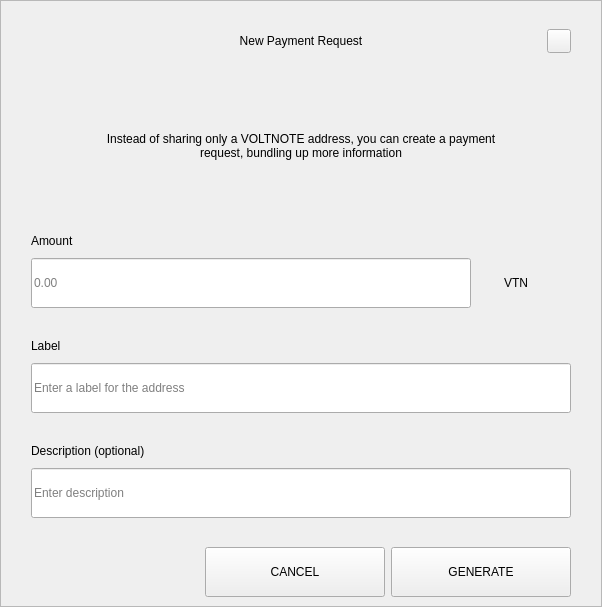
<?xml version="1.0" encoding="UTF-8"?>
<ui version="4.0">
 <class>RequestDialog</class>
 <widget class="QDialog" name="RequestDialog">
  <property name="geometry">
   <rect>
    <x>0</x>
    <y>0</y>
    <width>602</width>
    <height>607</height>
   </rect>
  </property>
  <property name="windowTitle">
   <string>Dialog</string>
  </property>
  <layout class="QVBoxLayout" name="verticalLayout_5">
   <property name="spacing">
    <number>0</number>
   </property>
   <property name="leftMargin">
    <number>0</number>
   </property>
   <property name="topMargin">
    <number>0</number>
   </property>
   <property name="rightMargin">
    <number>0</number>
   </property>
   <property name="bottomMargin">
    <number>0</number>
   </property>
   <item>
    <widget class="QFrame" name="frame">
     <property name="styleSheet">
      <string notr="true"/>
     </property>
     <property name="frameShape">
      <enum>QFrame::StyledPanel</enum>
     </property>
     <property name="frameShadow">
      <enum>QFrame::Raised</enum>
     </property>
     <layout class="QVBoxLayout" name="verticalLayout_4" stretch="1,0,0">
      <property name="spacing">
       <number>0</number>
      </property>
      <property name="leftMargin">
       <number>30</number>
      </property>
      <property name="topMargin">
       <number>20</number>
      </property>
      <property name="rightMargin">
       <number>30</number>
      </property>
      <property name="bottomMargin">
       <number>0</number>
      </property>
      <item>
       <layout class="QHBoxLayout" name="horizontalLayout_3">
        <property name="spacing">
         <number>0</number>
        </property>
        <item>
         <spacer name="horizontalSpacer_21">
          <property name="orientation">
           <enum>Qt::Horizontal</enum>
          </property>
          <property name="sizeHint" stdset="0">
           <size>
            <width>40</width>
            <height>20</height>
           </size>
          </property>
         </spacer>
        </item>
        <item>
         <widget class="QLabel" name="labelTitle">
          <property name="minimumSize">
           <size>
            <width>0</width>
            <height>40</height>
           </size>
          </property>
          <property name="maximumSize">
           <size>
            <width>16777215</width>
            <height>40</height>
           </size>
          </property>
          <property name="styleSheet">
           <string notr="true">padding-left:24px;</string>
          </property>
          <property name="text">
           <string>New Payment Request</string>
          </property>
          <property name="alignment">
           <set>Qt::AlignCenter</set>
          </property>
          <property name="margin">
           <number>7</number>
          </property>
         </widget>
        </item>
        <item>
         <spacer name="horizontalSpacer">
          <property name="orientation">
           <enum>Qt::Horizontal</enum>
          </property>
          <property name="sizeHint" stdset="0">
           <size>
            <width>40</width>
            <height>20</height>
           </size>
          </property>
         </spacer>
        </item>
        <item>
         <widget class="QPushButton" name="btnEsc">
          <property name="minimumSize">
           <size>
            <width>24</width>
            <height>24</height>
           </size>
          </property>
          <property name="maximumSize">
           <size>
            <width>24</width>
            <height>24</height>
           </size>
          </property>
          <property name="focusPolicy">
           <enum>Qt::NoFocus</enum>
          </property>
          <property name="text">
           <string/>
          </property>
         </widget>
        </item>
       </layout>
      </item>
      <item>
       <widget class="QStackedWidget" name="stack">
        <property name="minimumSize">
         <size>
          <width>540</width>
          <height>0</height>
         </size>
        </property>
        <property name="maximumSize">
         <size>
          <width>540</width>
          <height>16777215</height>
         </size>
        </property>
        <property name="currentIndex">
         <number>0</number>
        </property>
        <widget class="QWidget" name="page_1">
         <property name="minimumSize">
          <size>
           <width>540</width>
           <height>0</height>
          </size>
         </property>
         <property name="maximumSize">
          <size>
           <width>540</width>
           <height>16777215</height>
          </size>
         </property>
         <layout class="QVBoxLayout" name="layout1">
          <property name="spacing">
           <number>0</number>
          </property>
          <property name="leftMargin">
           <number>0</number>
          </property>
          <property name="topMargin">
           <number>0</number>
          </property>
          <property name="rightMargin">
           <number>0</number>
          </property>
          <property name="bottomMargin">
           <number>0</number>
          </property>
          <item>
           <spacer name="verticalSpacer_21">
            <property name="orientation">
             <enum>Qt::Vertical</enum>
            </property>
            <property name="sizeType">
             <enum>QSizePolicy::Fixed</enum>
            </property>
            <property name="sizeHint" stdset="0">
             <size>
              <width>20</width>
              <height>30</height>
             </size>
            </property>
           </spacer>
          </item>
          <item alignment="Qt::AlignHCenter">
           <widget class="QLabel" name="labelMessage">
            <property name="minimumSize">
             <size>
              <width>400</width>
              <height>50</height>
             </size>
            </property>
            <property name="text">
             <string>Instead of sharing only a VOLTNOTE address, you can create a payment request, bundling up more information</string>
            </property>
            <property name="alignment">
             <set>Qt::AlignCenter</set>
            </property>
            <property name="wordWrap">
             <bool>true</bool>
            </property>
           </widget>
          </item>
          <item alignment="Qt::AlignBottom">
           <widget class="QWidget" name="containerAmount" native="true">
            <layout class="QVBoxLayout" name="verticalLayout">
             <property name="spacing">
              <number>9</number>
             </property>
             <property name="leftMargin">
              <number>0</number>
             </property>
             <property name="topMargin">
              <number>0</number>
             </property>
             <property name="rightMargin">
              <number>0</number>
             </property>
             <property name="bottomMargin">
              <number>0</number>
             </property>
             <item>
              <widget class="QLabel" name="labelSubtitleAmount">
               <property name="minimumSize">
                <size>
                 <width>350</width>
                 <height>16</height>
                </size>
               </property>
               <property name="maximumSize">
                <size>
                 <width>16777215</width>
                 <height>16</height>
                </size>
               </property>
               <property name="text">
                <string>Amount</string>
               </property>
              </widget>
             </item>
             <item alignment="Qt::AlignTop">
              <widget class="QWidget" name="layoutAmount" native="true">
               <layout class="QHBoxLayout" name="horizontalLayout" stretch="2,0">
                <property name="spacing">
                 <number>0</number>
                </property>
                <property name="leftMargin">
                 <number>0</number>
                </property>
                <property name="topMargin">
                 <number>0</number>
                </property>
                <property name="rightMargin">
                 <number>0</number>
                </property>
                <property name="bottomMargin">
                 <number>0</number>
                </property>
                <item>
                 <widget class="QLineEdit" name="lineEditAmount">
                  <property name="minimumSize">
                   <size>
                    <width>0</width>
                    <height>50</height>
                   </size>
                  </property>
                  <property name="maximumSize">
                   <size>
                    <width>16777215</width>
                    <height>50</height>
                   </size>
                  </property>
                  <property name="placeholderText">
                   <string notr="true">0.00</string>
                  </property>
                 </widget>
                </item>
                <item>
                 <widget class="QWidget" name="comboContainer" native="true">
                  <property name="minimumSize">
                   <size>
                    <width>100</width>
                    <height>50</height>
                   </size>
                  </property>
                  <property name="maximumSize">
                   <size>
                    <width>16777215</width>
                    <height>50</height>
                   </size>
                  </property>
                  <layout class="QHBoxLayout" name="horizontalLayout_31">
                   <property name="spacing">
                    <number>0</number>
                   </property>
                   <property name="leftMargin">
                    <number>0</number>
                   </property>
                   <property name="topMargin">
                    <number>0</number>
                   </property>
                   <property name="rightMargin">
                    <number>10</number>
                   </property>
                   <property name="bottomMargin">
                    <number>0</number>
                   </property>
                   <item>
                    <widget class="QLabel" name="comboBoxCoin">
                     <property name="text">
                      <string>VTN</string>
                     </property>
                     <property name="alignment">
                      <set>Qt::AlignCenter</set>
                     </property>
                    </widget>
                   </item>
                  </layout>
                 </widget>
                </item>
               </layout>
              </widget>
             </item>
            </layout>
           </widget>
          </item>
          <item>
           <spacer name="verticalSpacer_31">
            <property name="orientation">
             <enum>Qt::Vertical</enum>
            </property>
            <property name="sizeType">
             <enum>QSizePolicy::Fixed</enum>
            </property>
            <property name="sizeHint" stdset="0">
             <size>
              <width>20</width>
              <height>30</height>
             </size>
            </property>
           </spacer>
          </item>
          <item>
           <layout class="QVBoxLayout" name="verticalLayoutLabel">
            <property name="spacing">
             <number>9</number>
            </property>
            <item>
             <widget class="QLabel" name="labelSubtitleLabel">
              <property name="minimumSize">
               <size>
                <width>0</width>
                <height>16</height>
               </size>
              </property>
              <property name="maximumSize">
               <size>
                <width>16777215</width>
                <height>16</height>
               </size>
              </property>
              <property name="text">
               <string>Label</string>
              </property>
             </widget>
            </item>
            <item>
             <widget class="QLineEdit" name="lineEditLabel">
              <property name="minimumSize">
               <size>
                <width>0</width>
                <height>50</height>
               </size>
              </property>
              <property name="maximumSize">
               <size>
                <width>16777215</width>
                <height>50</height>
               </size>
              </property>
              <property name="placeholderText">
               <string>Enter a label for the address</string>
              </property>
             </widget>
            </item>
           </layout>
          </item>
          <item>
           <spacer name="verticalSpacer_34">
            <property name="orientation">
             <enum>Qt::Vertical</enum>
            </property>
            <property name="sizeType">
             <enum>QSizePolicy::Fixed</enum>
            </property>
            <property name="sizeHint" stdset="0">
             <size>
              <width>20</width>
              <height>30</height>
             </size>
            </property>
           </spacer>
          </item>
          <item>
           <layout class="QVBoxLayout" name="verticalLayoutDescription">
            <property name="spacing">
             <number>9</number>
            </property>
            <item>
             <widget class="QLabel" name="labelSubtitleDescription">
              <property name="minimumSize">
               <size>
                <width>0</width>
                <height>16</height>
               </size>
              </property>
              <property name="maximumSize">
               <size>
                <width>16777215</width>
                <height>16</height>
               </size>
              </property>
              <property name="text">
               <string>Description (optional)</string>
              </property>
             </widget>
            </item>
            <item>
             <widget class="QLineEdit" name="lineEditDescription">
              <property name="minimumSize">
               <size>
                <width>0</width>
                <height>50</height>
               </size>
              </property>
              <property name="maximumSize">
               <size>
                <width>16777215</width>
                <height>50</height>
               </size>
              </property>
              <property name="placeholderText">
               <string>Enter description</string>
              </property>
             </widget>
            </item>
            <item>
             <spacer name="verticalSpacer_4">
              <property name="orientation">
               <enum>Qt::Vertical</enum>
              </property>
              <property name="sizeType">
               <enum>QSizePolicy::Fixed</enum>
              </property>
              <property name="sizeHint" stdset="0">
               <size>
                <width>20</width>
                <height>20</height>
               </size>
              </property>
             </spacer>
            </item>
           </layout>
          </item>
         </layout>
        </widget>
        <widget class="QWidget" name="page_2">
         <layout class="QVBoxLayout" name="layout2">
          <item>
           <spacer name="verticalSpacer_5">
            <property name="orientation">
             <enum>Qt::Vertical</enum>
            </property>
            <property name="sizeType">
             <enum>QSizePolicy::Fixed</enum>
            </property>
            <property name="sizeHint" stdset="0">
             <size>
              <width>20</width>
              <height>50</height>
             </size>
            </property>
           </spacer>
          </item>
          <item alignment="Qt::AlignHCenter">
           <widget class="QLabel" name="labelQrImg">
            <property name="minimumSize">
             <size>
              <width>260</width>
              <height>260</height>
             </size>
            </property>
            <property name="maximumSize">
             <size>
              <width>260</width>
              <height>260</height>
             </size>
            </property>
            <property name="text">
             <string/>
            </property>
            <property name="alignment">
             <set>Qt::AlignCenter</set>
            </property>
           </widget>
          </item>
          <item>
           <spacer name="verticalSpacer_2">
            <property name="orientation">
             <enum>Qt::Vertical</enum>
            </property>
            <property name="sizeType">
             <enum>QSizePolicy::Fixed</enum>
            </property>
            <property name="sizeHint" stdset="0">
             <size>
              <width>20</width>
              <height>30</height>
             </size>
            </property>
           </spacer>
          </item>
          <item alignment="Qt::AlignHCenter">
           <widget class="QLabel" name="labelAddress">
            <property name="text">
             <string>VaTpABdcNhyP2RNVzfZzyGHbGIcgbHC4RC </string>
            </property>
           </widget>
          </item>
          <item>
           <spacer name="verticalSpacer_32">
            <property name="orientation">
             <enum>Qt::Vertical</enum>
            </property>
            <property name="sizeType">
             <enum>QSizePolicy::Expanding</enum>
            </property>
            <property name="sizeHint" stdset="0">
             <size>
              <width>20</width>
              <height>20</height>
             </size>
            </property>
           </spacer>
          </item>
          <item>
           <layout class="QHBoxLayout" name="horizontal">
            <property name="leftMargin">
             <number>20</number>
            </property>
            <property name="rightMargin">
             <number>20</number>
            </property>
            <property name="bottomMargin">
             <number>20</number>
            </property>
            <item>
             <spacer name="horizontalSpacer_4">
              <property name="orientation">
               <enum>Qt::Horizontal</enum>
              </property>
              <property name="sizeHint" stdset="0">
               <size>
                <width>40</width>
                <height>20</height>
               </size>
              </property>
             </spacer>
            </item>
            <item>
             <widget class="QPushButton" name="btnCopyAddress">
              <property name="minimumSize">
               <size>
                <width>180</width>
                <height>50</height>
               </size>
              </property>
              <property name="text">
               <string>COPY ADDRESS</string>
              </property>
             </widget>
            </item>
            <item>
             <widget class="QPushButton" name="btnCopyUrl">
              <property name="minimumSize">
               <size>
                <width>180</width>
                <height>50</height>
               </size>
              </property>
              <property name="text">
               <string>COPY URL</string>
              </property>
             </widget>
            </item>
            <item>
             <spacer name="horizontalSpacer_2">
              <property name="orientation">
               <enum>Qt::Horizontal</enum>
              </property>
              <property name="sizeHint" stdset="0">
               <size>
                <width>40</width>
                <height>20</height>
               </size>
              </property>
             </spacer>
            </item>
           </layout>
          </item>
         </layout>
        </widget>
       </widget>
      </item>
      <item>
       <widget class="QWidget" name="buttonsStack" native="true">
        <layout class="QHBoxLayout" name="horizontalLayout_5">
         <property name="leftMargin">
          <number>20</number>
         </property>
         <property name="rightMargin">
          <number>0</number>
         </property>
         <item>
          <spacer name="horizontalSpacer_41">
           <property name="orientation">
            <enum>Qt::Horizontal</enum>
           </property>
           <property name="sizeHint" stdset="0">
            <size>
             <width>40</width>
             <height>20</height>
            </size>
           </property>
          </spacer>
         </item>
         <item>
          <widget class="QPushButton" name="btnCancel">
           <property name="minimumSize">
            <size>
             <width>180</width>
             <height>50</height>
            </size>
           </property>
           <property name="focusPolicy">
            <enum>Qt::NoFocus</enum>
           </property>
           <property name="text">
            <string>CANCEL</string>
           </property>
          </widget>
         </item>
         <item>
          <widget class="QPushButton" name="btnSave">
           <property name="minimumSize">
            <size>
             <width>180</width>
             <height>50</height>
            </size>
           </property>
           <property name="focusPolicy">
            <enum>Qt::NoFocus</enum>
           </property>
           <property name="text">
            <string>GENERATE</string>
           </property>
          </widget>
         </item>
        </layout>
       </widget>
      </item>
     </layout>
    </widget>
   </item>
  </layout>
 </widget>
 <resources/>
 <connections/>
</ui>
